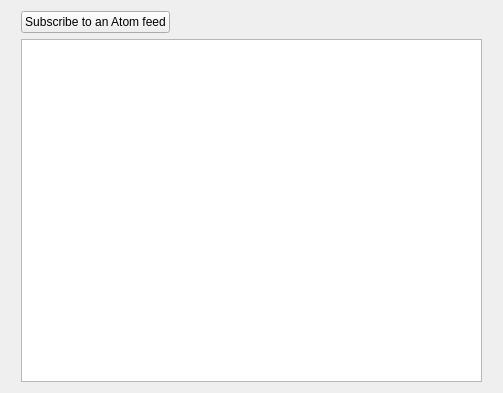
<?xml version="1.0" encoding="UTF-8"?>
<ui version="4.0">
 <class>AtomFeeds</class>
 <widget class="QWidget" name="AtomFeeds">
  <property name="geometry">
   <rect>
    <x>0</x>
    <y>0</y>
    <width>503</width>
    <height>393</height>
   </rect>
  </property>
  <property name="windowTitle">
   <string>Form</string>
  </property>
  <layout class="QHBoxLayout" name="horizontalLayout_2">
   <item>
    <layout class="QHBoxLayout" name="hLayout">
     <property name="spacing">
      <number>6</number>
     </property>
     <property name="leftMargin">
      <number>10</number>
     </property>
     <property name="rightMargin">
      <number>10</number>
     </property>
     <item>
      <layout class="QVBoxLayout" name="verticalLayout_2">
       <item>
        <layout class="QHBoxLayout" name="horizontalLayout">
         <item>
          <widget class="QPushButton" name="addFeedButton">
           <property name="text">
            <string>Subscribe to an Atom feed</string>
           </property>
           <property name="icon">
            <iconset resource="../galacteek.qrc">
             <normaloff>:/share/icons/atom-feed.png</normaloff>:/share/icons/atom-feed.png</iconset>
           </property>
          </widget>
         </item>
         <item>
          <spacer name="horizontalSpacer">
           <property name="orientation">
            <enum>Qt::Horizontal</enum>
           </property>
           <property name="sizeHint" stdset="0">
            <size>
             <width>40</width>
             <height>20</height>
            </size>
           </property>
          </spacer>
         </item>
        </layout>
       </item>
       <item>
        <widget class="QTreeView" name="treeFeeds"/>
       </item>
      </layout>
     </item>
    </layout>
   </item>
  </layout>
 </widget>
 <resources>
  <include location="../galacteek.qrc"/>
 </resources>
 <connections/>
</ui>
